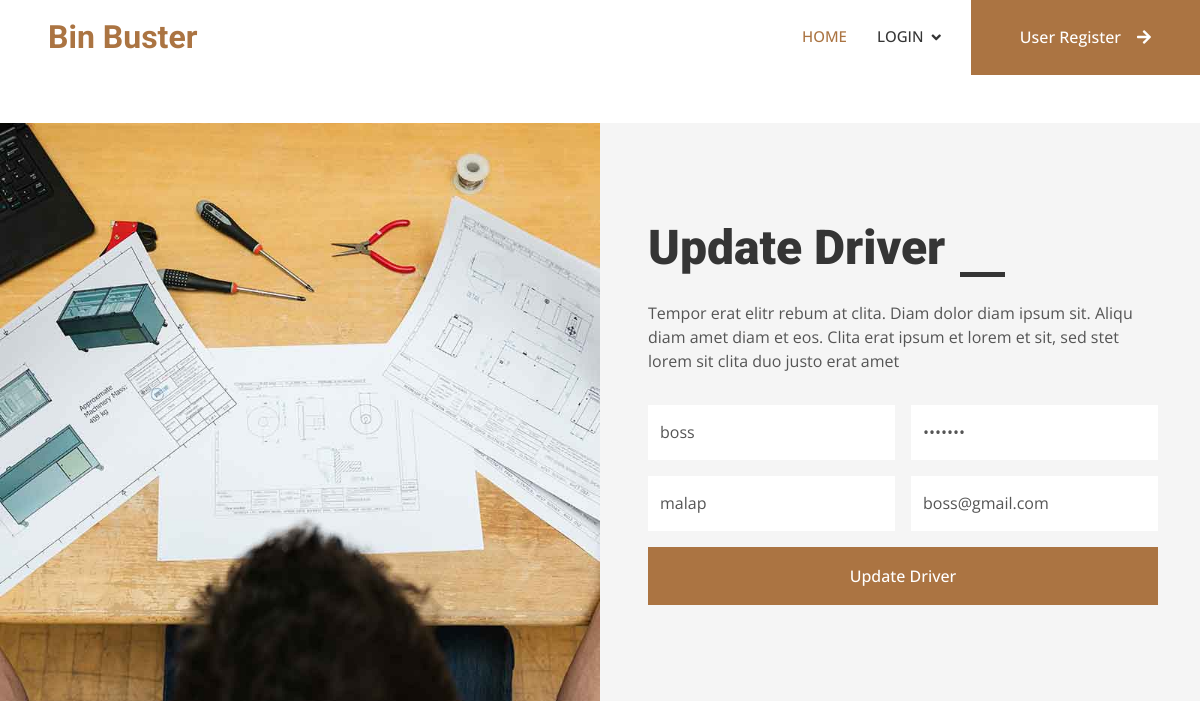
Page /updatedriver1/8 on the committed database.
### garbageapp/models.py (models this page shows)
class driver(models.Model):
    dname=models.CharField(max_length=25)
    dpassword=models.CharField(max_length=25)
    demail=models.CharField(max_length=25)
    darea=models.CharField(max_length=25)

### garbageapp/views.py (the view, shortened to what this page needs)
# urls.py: path('updatedriver1/<int:id>',views.updatedriver1,name="updatedriver1"),
def updatedriver1(request,id):
    driver1=driver.objects.get(id=id)
    driver2=drivstatus.objects.get(drivername=driver1.demail,area=driver1.darea)
    return render(request,"updatedriver.html",{'driver':driver1})

### templates/updatedriver.html (shortened to what this page needs)
{% extends 'base.html' %}
{% block body %}
   <div class="container-fluid bg-light overflow-hidden my-5 px-lg-0">
    <div class="container quote px-lg-0">
        <div class="row g-0 mx-lg-0">
            <div class="col-lg-6 ps-lg-0" style="min-height: 400px;">
                <div class="position-relative h-100">
                    <img class="position-absolute img-fluid w-100 h-100" src="/static/img/quote.jpg" style="object-fit: cover;" alt="">
                </div>
            </div>
            <div class="col-lg-6 quote-text py-5 wow fadeIn" data-wow-delay="0.5s">
                <div class="p-lg-5 pe-lg-0">
                    <div class="section-title text-start">
                        <h1 class="display-5 mb-4">Update Driver</h1>
                    </div>
                    <p class="mb-4 pb-2">Tempor erat elitr rebum at clita. Diam dolor diam ipsum sit. Aliqu diam amet diam et eos. Clita erat ipsum et lorem et sit, sed stet lorem sit clita duo justo erat amet</p>
                    <form method="POST">
                        <div class="row g-3">
                            <div class="col-12 col-sm-6">
                                <input type="text" class="form-control border-0" name="dname" value="{{driver.dname}}" style="height: 55px;">
                            </div>
                            <div class="col-12 col-sm-6">
                            <input type="password" class="form-control border-0" value="{{driver.dpassword}}" name="dpassword" style="height: 55px;" required>
                        </div>
                            <div class="col-12 col-sm-6">
                                <input type="text" class="form-control border-0" name="darea" value="{{driver.darea}}" style="height: 55px;">
                            </div>
                            <div class="col-12 col-sm-6">
                                <input type="email" class="form-control border-0" name="demail"  value="{{driver.demail}}" style="height: 55px;">
                            </div>
                            <div class="col-12">
                                <button class="btn btn-primary w-100 py-3" type="submit">Update Driver</button>
                            </div>
                        </div>
                    </form>
                </div>
            </div>
        </div>
    </div>
</div>
{% endblock %}

### static/css/style.css (style rules this page uses)
:root { --primary: #AB7442; --light: #F5F5F5; --dark: #353535; }
.btn { font-weight: 500; transition: .5s; }
.btn.btn-primary, .btn.btn-secondary { color: #FFFFFF; }
.section-title h1 { position: relative; display: inline-block; padding: 0 60px; }
.section-title.text-start h1 { padding-left: 0; }
.section-title h1::before, .section-title h1::after { position: absolute; content: ""; width: 45px; height: 5px; bottom: 0; background: var(--dark); }
.section-title h1::before { left: 0; }
.section-title h1::after { right: 0; }
.section-title.text-start h1::before { display: none; }
@media (min-width: 992px) { .container.quote { max-width: 100% !important; } }
@media (min-width: 992px) { .quote-text { padding-right: calc(((100% - 960px) / 2) + .75rem); } }
@media (min-width: 1200px) { .quote-text { padding-right: calc(((100% - 1140px) / 2) + .75rem); } }

### rows in the picture
driver: dname "boss", darea "malap", demail "boss@gmail.com"
